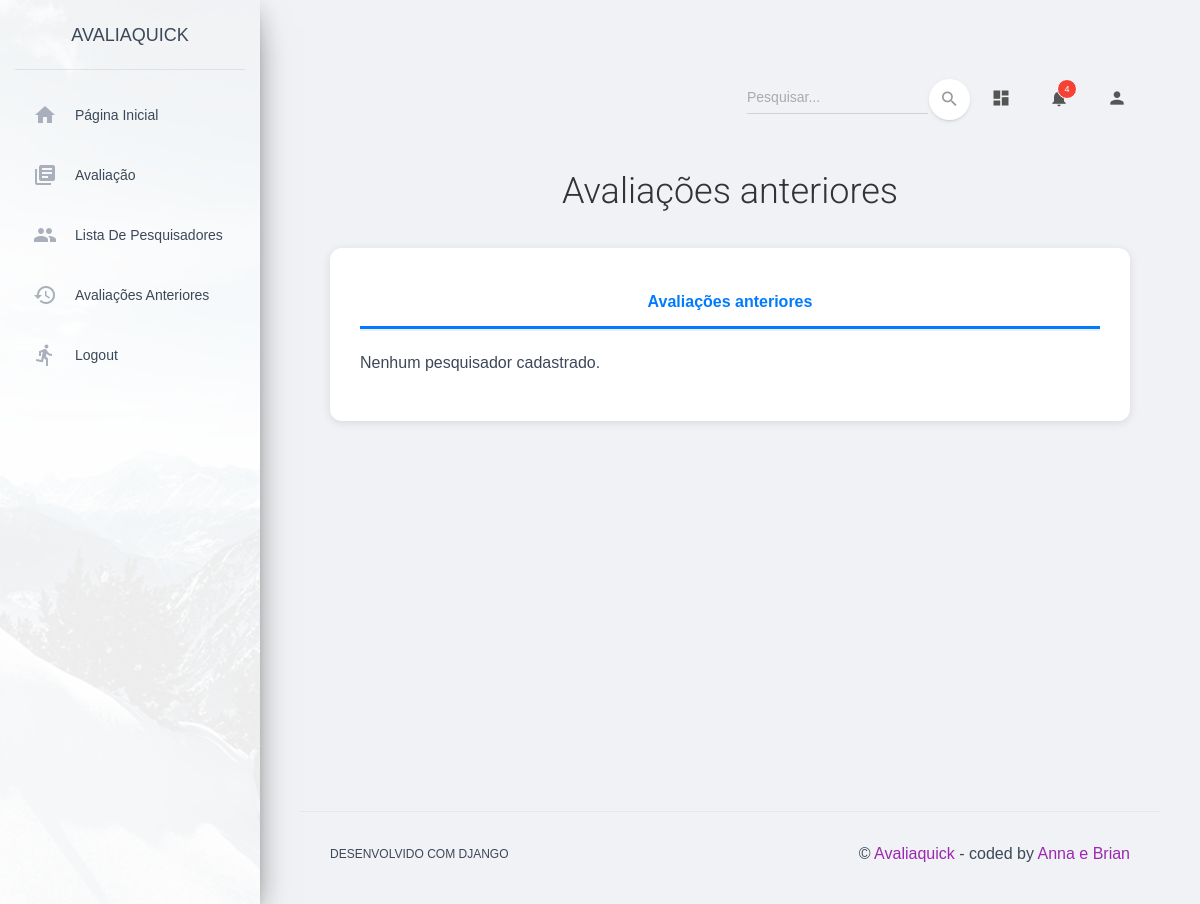
Before: /avaliacoes-anteriores (signed in) with the older database file.
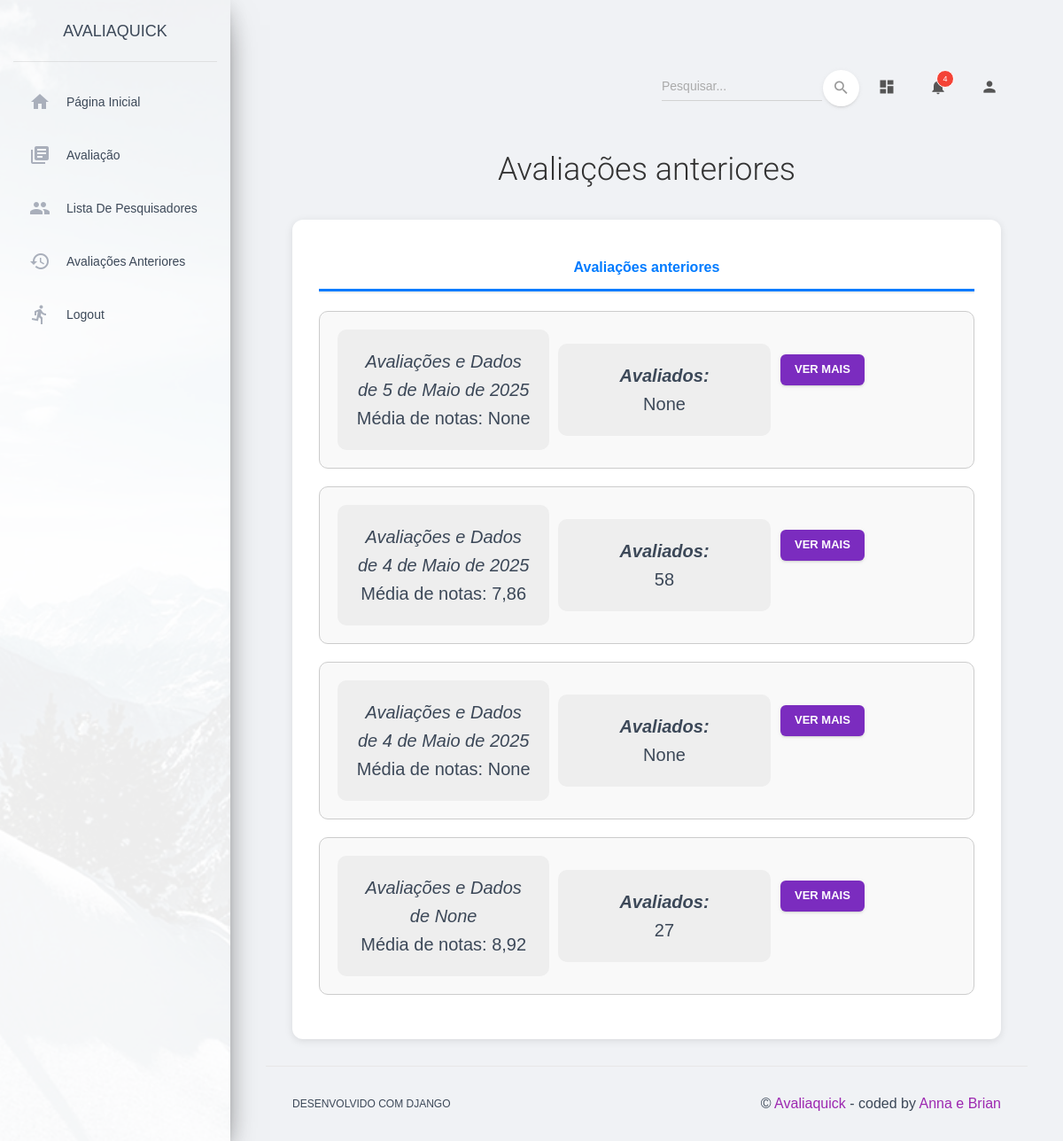
After: the same page with the newer database file.
### avaliaquick/models.py (models this page shows)
class AvaliacaoAnual(models.Model):
    data_inicio = models.DateField()
    data_fim = models.DateField(null=True)
    media_nota = models.FloatField(validators=[MinValueValidator(0.0)], null=True)
    qtd_avaliados = models.IntegerField(validators=[MinValueValidator(0)], null=True)
    OPCOES_STATUS = [
        ('ABE', 'Aberta'),
        ('FEC', 'Fechada'),
    ]
    status = models.CharField(max_length=3, choices=OPCOES_STATUS, default='ABE')

### avaliaquick/views.py (the view)
# urls.py: path('avaliacoes-anteriores', anteriores, name='anteriores'),
def anteriores(request):
    if not request.user.is_authenticated:
        raise PermissionDenied
    anteriores = AvaliacaoAnual.objects.filter(status='FEC').order_by('-data_inicio')
    return render(request, 'avaliaquick/avaliacoes-anteriores.html', {
        'avaliacoes': anteriores,
    })

### templates/avaliaquick/avaliacoes-anteriores.html (shortened to what this page needs)
{% extends "layouts/base.html" %}
{% block content %}
<h2>Avaliações anteriores</h2>
<div class="container">
    <div class="tab-header">
        <div class="tab-button-wrapper">
            <button class="tab-button-titulo active" onclick="openTab('pesquisadores')" disabled>
                Avaliações anteriores
            </button>
        </div>
    </div>
    <div id="lista-avaliacoes">
        {% for avaliacao in avaliacoes %}
            <div class="avaliacao-card">
                <div class="avaliacao-data">
                    <strong><em>Avaliações e Dados de {{ avaliacao.data_inicio }}</em></strong><br>
                    <span>Média de notas: {{ avaliacao.media_nota }}</span>
                </div>
                <div class="avaliacao-info">
                    <strong><em>Avaliados:</em></strong><br>
                    <span>{{ avaliacao.qtd_avaliados }}</span>
                </div>
                <div class="avaliacao-botoes">
                    <form method="post" action="{% url 'apresentar_anteriores'  avaliacao.id %}" style="display:inline;">
                        <button type="submit" class="btn avaliar">Ver mais</button>
                    </form>
                </div>
            </div>
        {% empty %}
            <p>Nenhum pesquisador cadastrado.</p>
        {% endfor %}
    </div>
</div>
{% endblock content %}

Changed rows visible on the page:
added AvaliacaoAnual: data_inicio "5 de Maio de 2025", media_nota "None", qtd_avaliados "None"
added AvaliacaoAnual: data_inicio "4 de Maio de 2025", media_nota "7,86", qtd_avaliados "58"
added AvaliacaoAnual: data_inicio "4 de Maio de 2025", media_nota "None", qtd_avaliados "None"
added AvaliacaoAnual: data_inicio "None", media_nota "8,92", qtd_avaliados "27"
Other visible differences:
text no longer shown: "Nenhum pesquisador cadastrado."
